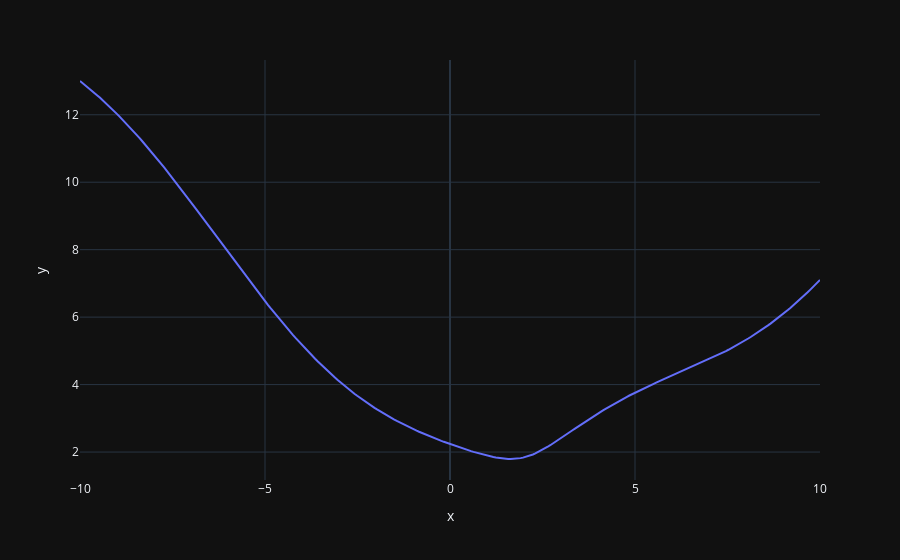

Notebook cell for this chart:
### Markdown cell above
## 1D

### Code cell
def f(x):
    """1D curve, with a clear minimum
    - slightly slow
    """
    sleep(0.1)
    return np.sqrt((x - 2) ** 2 + 1) + np.sin(x / 2)


X = np.linspace(-10, 10, 300)
Y = f(X)
px.line(x=X, y=Y)

### Figure 1 — Plotly figure (JSON) as saved in the notebook; plotly's stock layout.template omitted (floating-point values rounded to 4 significant figures; data arrays with more than 128 entries replaced by an {"elided": "..."} marker saying what was removed)
{"data": [{"hovertemplate": "x=%{x}<br>y=%{y}<extra></extra>", "legendgroup": "", "line": {"color": "#636efa", "dash": "solid"}, "marker": {"symbol": "circle"}, "mode": "lines", "name": "", "orientation": "v", "showlegend": false, "type": "scatter", "x": {"elided": "300 float values"}, "xaxis": "x", "y": {"elided": "300 float values"}, "yaxis": "y"}], "layout": {"legend": {"tracegroupgap": 0}, "margin": {"t": 60}, "xaxis": {"anchor": "y", "domain": [0, 1], "title": {"text": "x"}}, "yaxis": {"anchor": "x", "domain": [0, 1], "title": {"text": "y"}}}}
